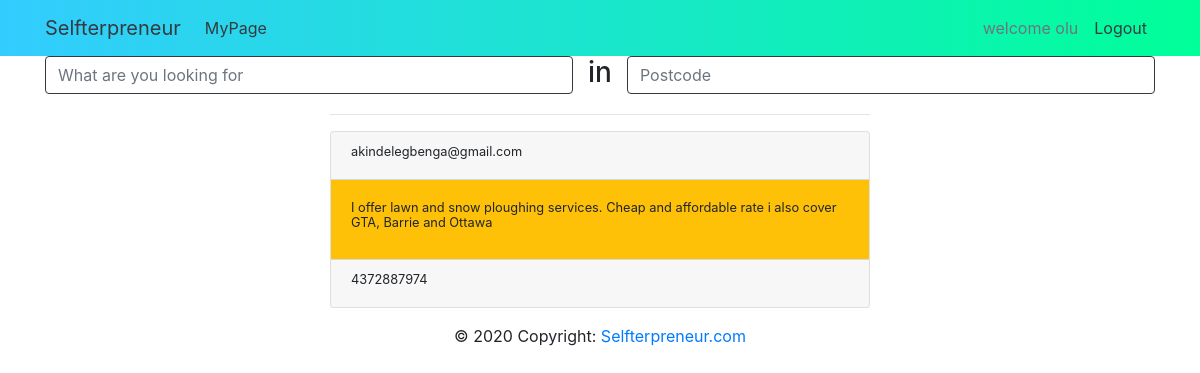
Page /home (signed in) on the committed database.
### app/auth/models.py (models this page shows, shortened)
class Users(UserMixin, db.Model):
    __tablename__ = 'users'
    id = db.Column(db.Integer, primary_key = True)
    user_name = db.Column(db.String(100),nullable = False)
    user_email = db.Column(db.String(100),nullable = False)
    user_password = db.Column(db.String(100),nullable = False)
    email_confirmation_sent_on = db.Column(db.DateTime, nullable=True, default = datetime.utcnow())
    email_confirmed = db.Column(db.Boolean, nullable=True, default=False)
    email_confirmed_on = db.Column(db.DateTime, nullable=True,default = datetime.utcnow())
    profile = db.relationship('Personal_Info', backref = 'users', uselist = False)

class Personal_Info(db.Model):
    __tablename__ = 'personal_info'
    id = db.Column(db.Integer, primary_key=True)
    user_name = db.Column(db.String(100), nullable=False)
    user_email = db.Column(db.String(100), nullable=False)
    user_mobile_phone = db.Column(db.String(100))
    user_work_phone = db.Column(db.String(100))
    user_postcode= db.Column(db.String(100), nullable=False)
    user_city=db.Column(db.String(100))
    user_country =  db.Column(db.String(100))
    user_bio = db.Column(db.String(1000))
    user_url = db.Column(db.String(1000))
    user_twitter=db.Column(db.String(1000))
    user_facebook = db.Column(db.String(1000))
    user_id = db.Column(db.Integer, db.ForeignKey('users.id'), nullable = False)

### app/auth/routes.py (the view)
@auth.route('/home', methods = ["GET","POST"])
def home():
    users = Personal_Info.query.all()
    form = SearchForm()
    return render_template('index.html', title='home_page', form = form, users= users)

### app/auth/forms.py
class SearchForm(FlaskForm):
    what = StringField("what")
    where = StringField("Where", validators=[DataRequired()])

### app/auth/models.py (called while the page is built)
@login_manager.user_loader
def load_user(id):
    return Users.query.get(int(id))

### app/auth/templates/index.html (shortened to what this page needs)
{% extends 'layout.html' %}
{% block page_body %}
<div class="container">
    <form method="POST" action="">
        <div class="row justify-content-center">
            <div class="col">
                {{ form.what (placeholder ='What are you looking for',class ='form-control justify-right border border-dark')}}
            </div>
            <h3>in </h3>
            <div class="col">
                {{ form.where(placeholder ='Postcode',class ='form-control justify-right border border-dark')}}
            </div>
        </div>
    </form>
    <div class="row">
        <div class="col-xs-12 col-sm-3 col-md-3 col-lg-3">
        </div>
        <div class="col-xs-12 col-sm-6 col-md-6 col-lg-6 ">
            {% for user in users  %}
            <hr>
            <div class="card">
                <div class="card-header">
                    <h2 class="small">{{ user.user_email }}</h2>
                </div>
                <div class="card-body h-25 d-inline-block bg-warning">
                    <h2 class="small">{{ user.user_bio }}</h2>
                </div>
                <div class="card-footer">
                    <h2 class="small">{{ user.user_work_phone }}</h2>
                </div>
            </div>
            {% endfor %}
        </div>
        <div class="col-xs-12 col-sm-3 col-md-3 col-lg-3">
        </div>
    </div>
</div>
{% endblock page_body %}

### app/auth/templates/layout.html (shortened to what this page needs)
<!doctype html>
<html lang="en">
{% block head %}
<head>
    <link rel="stylesheet" href="https://stackpath.bootstrapcdn.com/bootstrap/4.4.1/css/bootstrap.min.css"
>
    <link href="{{ url_for('static' , filename='css/styles.css')}}" rel="stylesheet" />
</head>
{% endblock head %}
<body>
    {% block navbar %}
        <nav class="navbar navbar-expand-md home-nav">
            <div class="container">
                <a href="{{ url_for('auth.home') }}" class="navbar-brand text-dark">Selfterpreneur</a>
                <div class="collapse navbar-collapse" id="navbarNav">
                    <ul class="navbar-nav">
                        {% if current_user.is_authenticated %}
                        <li class="nav-item">
                            <a class="nav-link text-dark"
                                href="{{ url_for('me.myprofile') }}">MyPage</a>
                        </li>
                        {% endif %}
                    </ul>
                    <div class="navbar-nav ml-auto">
                        {% if current_user.is_authenticated %}
                        <li class="nav-item">
                            <a class="nav-link text-lowercase text-muted">Welcome {{ current_user.user_name.title()}}</a>
                        </li>
                        <li class="nav-item">
                            <a class="nav-link text-dark" href="{{ url_for('auth.signout') }}">Logout</a>
                        </li>
                        {% endif %}
                    </div>
                </div>
            </div>
        </nav>
    {% endblock navbar %}
    {% block page_body %}{% endblock page_body %}
    <footer class="page-footer font-small">
        <div class="container">
            <div class="row justify-content-center login-footer-row-2">
                <div class="footer-copyright text-center py-3">© 2020 Copyright:
                    <a href="#">Selfterpreneur.com</a>
                </div>
            </div>
        </div>
    </footer>
</body>
</html>

### app/static/css/styles.css (style rules this page uses)
.home-nav { background:linear-gradient(to right, #33ccff 0%, #00ff99 100%); }

### rows in the picture
Users: user_name "olu"
Personal_Info: user_email "akindelegbenga@gmail.com", user_bio "I offer lawn and snow ploughing services. Cheap and affordable rate i also cover GTA, Barrie and Ottawa", user_work_phone "4372887974"
